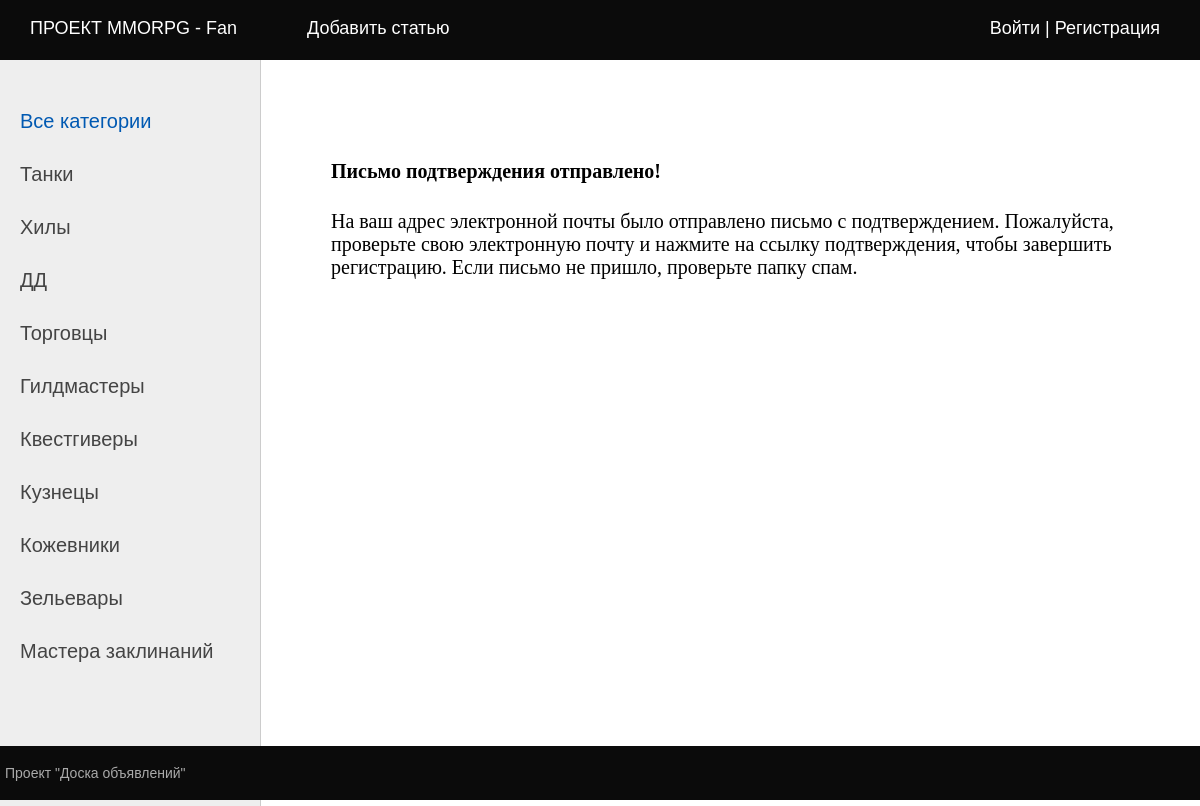
/accounts/email-confirmation-sent/, run on the app's committed database.
### board/models.py (models this page shows, shortened)
class Category(models.Model):
    name = models.CharField(max_length=128, db_index=True, verbose_name='Категория')

### accounts/views.py (the view)
# urls.py: path('email-confirmation-sent/', EmailConfirmationSentView.as_view(), name='email_confirmation_sent'),
class EmailConfirmationSentView(TemplateView):
    template_name = 'accounts/email_confirmation_sent.html'
    extra_context = {'title': 'Письмо активации отправлено'}

### board/templatetags/board_tags.py (called while the page is built)
@register.simple_tag
def get_menu():
    return menu

@register.inclusion_tag('board/list_categories.html')
def show_categories(cat_selected=0):
    cats = Category.objects.all()
    return {'cats': cats, 'cat_selected': cat_selected}

### accounts/templates/accounts/email_confirmation_sent.html
{% extends "default.html" %}
{% block content %}
<div class="alert alert-info" role="alert">
    <h4 class="alert-heading">Письмо подтверждения отправлено!</h4>
    <p>
        На ваш адрес электронной почты было отправлено письмо с подтверждением. Пожалуйста, проверьте свою электронную почту и нажмите на ссылку подтверждения, чтобы завершить регистрацию.
        Если письмо не пришло, проверьте папку спам.
    </p>
</div>
{% endblock %}

### board/templates/board/list_categories.html
{% for cat in cats %}
{% if cat.id == cat_selected %}
<li class="selected">{{ cat.name }}</li>
{% else %}
<li><a href="{% url 'category' cat.pk %}">{{ cat.name }}</a></li>
{% endif %}
{% endfor %}

### board/static/board/css/styles.css (style rules this page uses)
html, body { font-family: 'Arial'; margin: 0; padding: 0; height: 100%; width: 100%; color: #444; }
a { color: #0059b2; text-decoration: none; }
.left-chapters ul li { margin: 30px 0 0 0; color: #999; }
.left-chapters ul li a { color: #444; text-decoration: none; }

### data on the page
Category: name "Танки"
Category: name "Хилы"
Category: name "ДД"
Category: name "Торговцы"
Category: name "Гилдмастеры"
Category: name "Квестгиверы"
Category: name "Кузнецы"
Category: name "Кожевники"
Category: name "Зельевары"
Category: name "Мастера заклинаний"

### other printed values
{{ m.title }} "ПРОЕКТ MMORPG - Fan" "Добавить статью"
